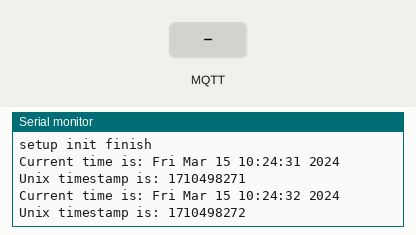
Simulated run of this program. Board: ESP32. Parts: the last lines printed to the serial monitor. The inputs (shaded band) are chosen by the test bench. WiFi joins after 1.5 s; servers stay silent unless stated; uploads are accepted with an empty reply; the local clock reads 2024-03-15 10:24:30 at power-on unless the program sets it; no MQTT or app messages arrive unless stated; the camera gives no picture.

Above: at 3.0 s.
3.1 s: MQTT message "1" arrives on the first subscribed topic
At 5.1 s:
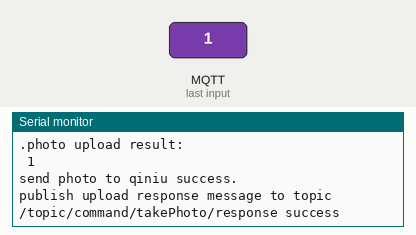
5.3 s: MQTT message "0" arrives on the first subscribed topic
At 5.56 s:
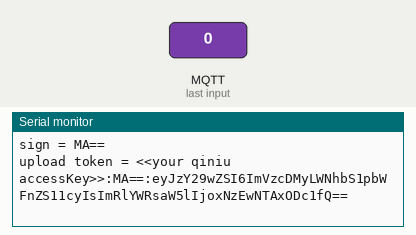
6.8 s: MQTT message "on" arrives on the first subscribed topic
At 7.26 s:
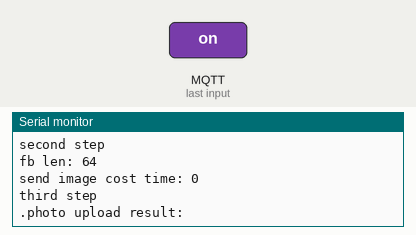
8.3 s: MQTT message "off" arrives on the first subscribed topic
At 9.51 s:
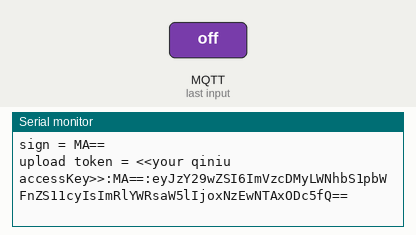
10.7 s: MQTT message "2" arrives on the first subscribed topic
At 10.99 s:
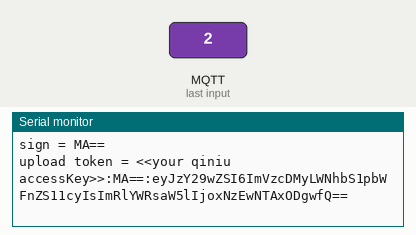
12.2 s: MQTT message "1" arrives on the first subscribed topic
At 12.47 s:
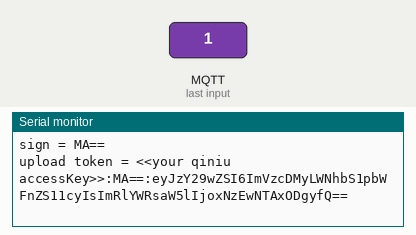
Timing chart, 0 to 14.7 s (numbered marks = the images above; inputs shaded):
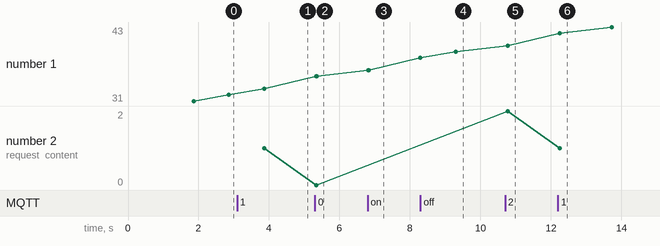

Measured:
- after the input at 3.1 s, the serial monitor: prints a new line after 0.77 s (image 1)
- after the input at 5.3 s, the serial monitor: prints a new line at once (image 2)
- after the input at 6.8 s, the serial monitor: prints a new line at once (image 3)
- after the input at 8.3 s, the serial monitor: prints a new line after 1.0 s (image 4)
- after the input at 10.7 s, the serial monitor: prints a new line after 0.07 s (image 5)
- after the input at 12.2 s, the serial monitor: prints a new line after 0.05 s (image 6)
- plotted number 1: 35 → 38 after the input at 6.8 s
- plotted number 2: 0 → 2 after the input at 10.7 s

The program:

main.cpp
```cpp
#include <Arduino.h>
#include "WiFi.h"
#include <PubSubClient.h>
#include <WiFiClient.h>
#include <WiFiMulti.h>

#include <base64.h>
//hmac_sha1.c
#include <aaaa.h>
#include <qiniu_user_info.h>
#include <wifi_access_info.h>
#include <mqtt_user_info.h>

#include "soc/soc.h"
#include "esp_camera.h"

#define PWDN_GPIO_NUM     32
#define RESET_GPIO_NUM    -1
#define XCLK_GPIO_NUM      0
#define SIOD_GPIO_NUM     26
#define SIOC_GPIO_NUM     27

#define Y9_GPIO_NUM       35
#define Y8_GPIO_NUM       34
#define Y7_GPIO_NUM       39
#define Y6_GPIO_NUM       36
#define Y5_GPIO_NUM       21
#define Y4_GPIO_NUM       19
#define Y3_GPIO_NUM       18
#define Y2_GPIO_NUM        5
#define VSYNC_GPIO_NUM    25
#define HREF_GPIO_NUM     23
#define PCLK_GPIO_NUM     22

WiFiMulti wifiMulti;
WiFiUDP ntpUDP; // 创建一个WIFI UDP连接
WiFiClient wiFiClient;

char lastToken[256];
String uploadResponseStr;

void callback(char *topic, byte *payload, unsigned int length);

bool sendPhoto2(long unixTimestamp);

void generate_token(long unixTimestamp);

void initMqtt();

void syncUnixTimestamp();

long getUnixTimestamp();

PubSubClient pubSubClient("183.230.40.39", 6002, callback, wiFiClient);

void callback(char *topic, byte *payload, unsigned int length) {
    String payloadStr;
    for (int i = 0; i < length; ++i) {
        payloadStr += (char) payload[i];
    }
    Serial.printf("topic = [%s] content = [%s] length = [%d]\n", topic, payloadStr.c_str(), length);
    if (strcmp(topic, "/topic/command/takePhoto/request") == 0) {
        long expiredTime = getUnixTimestamp() + 3600;
        generate_token(expiredTime);
        bool ret = sendPhoto2(expiredTime);
        if (ret) {
            Serial.println("send photo to qiniu success.");
            if (!pubSubClient.connected()) {
                Serial.println("callback mqtt server is disconnected, reconnect ,send response");
                initMqtt();
            }
            bool rett = pubSubClient.publish("/topic/command/takePhoto/response", uploadResponseStr.c_str());
            if (rett) {
                Serial.println("publish upload response message to topic /topic/command/takePhoto/response success");
            } else {
                Serial.println("publish upload response message to topic /topic/command/takePhoto/response failed");
            }
        } else {
            Serial.println("upload photo to qiniu failed.");
        }
    }
}

bool sendPhoto2(long unixTimestamp) {
//    const char *host = "up-z2.qiniup.com";//华南-广东
    const char *host = "up-na0.qiniup.com";//北美-洛杉矶
    const char *path = "/";
    uint16_t port = 80;

    String getAll;
    String getBody;

    camera_fb_t *fb = NULL;
    fb = esp_camera_fb_get();
    if (!fb) {
        esp_camera_fb_return(fb);
        Serial.println("Camera capture failed");
        return false;
    }

    if (!wiFiClient.connect(host, port)) {
        Serial.println("Connection qiniu upload server failed!");
        return false;
    } else {
        Serial.println("Connection successful!" + String("enid"));
        String bound = "boundry";
        String imageFileName = "image_" + String(unixTimestamp) + ".jpg";
        String form_data =
                "--" + bound + "\r\nContent-Disposition: form-data; name=\"key\"" + "\r\n\r\n" + imageFileName + "\r\n";
        form_data +=
                "--" + bound + "\r\nContent-Disposition: form-data; name=\"token\"" + "\r\n\r\n" + String(lastToken) +
                "\r\n";
        String image_head = "--" + bound +
                            "\r\nContent-Disposition: form-data; name=\"file\";filename=\"" + imageFileName +
                            "\"\r\nContent-Type: image/jpeg\r\n\r\n";
        String image_tail = "\r\n--" + bound + "--\r\n";

        // content length
        uint32_t contentLength = form_data.length() + image_head.length() + fb->len + image_tail.length();

        // 发送post请求头
        Serial.println("first step");
        wiFiClient.println("POST " + String(path) + " HTTP/1.1");
        wiFiClient.println("Cache-Control: no-cache");
        wiFiClient.println("Content-Type: multipart/form-data; boundary=" + bound);
        wiFiClient.println("Host: " + String(host));
        wiFiClient.println("Content-Length: " + String(contentLength));
        wiFiClient.println();

        //发送post请求体-表单文本
        char charBufKey[form_data.length() + 1];
        form_data.toCharArray(charBufKey, form_data.length() + 1);
        wiFiClient.write(charBufKey);

        //发送post请求体-表单文件
        Serial.println("second step");
        wiFiClient.print(image_head);
        uint8_t *fbBuf = fb->buf;
        size_t fbLen = fb->len;
        Serial.println("fb len: " + String(fbLen));
        long start = millis();
        wiFiClient.write(fbBuf, fbLen);
        Serial.println("send image cost time: " + String(millis() - start));
        wiFiClient.print(image_tail);

        esp_camera_fb_return(fb);

        int timoutTimer = 10000;
        long startTimer = millis();
        boolean state = false;

        Serial.println("third step");
        while ((startTimer + timoutTimer) > millis()) {
            Serial.print(".");
            delay(100);
            while (wiFiClient.available()) {
                char c = wiFiClient.read();
                if (c == '\n') {
                    if (getAll.length() == 0) {
                        state = true;
                    }
                    getAll = "";
                } else if (c != '\r') {
                    getAll += String(c);
                }
                if (state == true) {
                    getBody += String(c);
                }
                startTimer = millis();
            }
            if (getBody.length() > 0) {
                break;
            }
        }
        Serial.println("photo upload result: " + getBody + " " + getBody.length());

        const char *aaaa = getBody.c_str();
        for (int i = 0; i < getBody.length(); ++i) {
            uploadResponseStr += aaaa[i];
        }
        return true;
    }
}

void generate_token(long unixTimestamp) {
    String buket = "esp32-cam-image-us";
    String upload_param = "{\"scope\":\"" + buket + "\",\"deadline\":" + String(unixTimestamp) + "}";
    Serial.printf("%s\n", ".");
    Serial.printf("upload_param: %s\n", upload_param.c_str());

    String param_base64_result = base64::encode(upload_param);
    Serial.printf("base64 = %s\n", param_base64_result.c_str());

    const char *k = secretKey.c_str();
    const char *d = param_base64_result.c_str();

    unsigned char *key = (unsigned char *) k;
    unsigned char *dd = (unsigned char *) d;

    int key_length = strlen(k);
    int data_length = strlen(d);

    unsigned char out[160] = {0};

    hmac_sha1(key, key_length, dd, data_length, out);

    String strrrr(out, strlen(reinterpret_cast<const char *>(out)));
    String sign_result_base64_result = base64::encode(strrrr);
    sign_result_base64_result.replace("+", "-");
    sign_result_base64_result.replace("/", "_");

    //sign的结果可能不正确
    //如：
    // {"scope":"esp32-cam-image","deadline":1687256035}
    // eyJzY29wZSI6ImVzcDMyLWNhbS1pbWFnZSIsImRlYWRsaW5lIjoxNjg3MjU2MDM1fQ==
    // -->
    // 3HZNPK-FlkY
    // -->
    // oE6xigv1Yh9ioaeiEicw_WTFX3Dg4DldmIGvN--c:3HZNPK-FlkY=:eyJzY29wZSI6ImVzcDMyLWNhbS1pbWFnZSIsImRlYWRsaW5lIjoxNjg3MjU2MDM1fQ==
    Serial.printf("sign = %s\n", sign_result_base64_result.c_str());

    String token = accessKey + ":" + sign_result_base64_result + ":" + param_base64_result;
    Serial.printf("upload token = %s\n", token.c_str());

    for (int i = 0; i < strlen(lastToken); i++) {
        lastToken[i] = 0;
    }
    strcpy(lastToken, token.c_str());
}

void init_camera() {
    camera_config_t config;
    config.ledc_channel = LEDC_CHANNEL_0;
    config.ledc_timer = LEDC_TIMER_0;
    config.pin_d0 = Y2_GPIO_NUM;
    config.pin_d1 = Y3_GPIO_NUM;
    config.pin_d2 = Y4_GPIO_NUM;
    config.pin_d3 = Y5_GPIO_NUM;
    config.pin_d4 = Y6_GPIO_NUM;
    config.pin_d5 = Y7_GPIO_NUM;
    config.pin_d6 = Y8_GPIO_NUM;
    config.pin_d7 = Y9_GPIO_NUM;
    config.pin_xclk = XCLK_GPIO_NUM;
    config.pin_pclk = PCLK_GPIO_NUM;
    config.pin_vsync = VSYNC_GPIO_NUM;
    config.pin_href = HREF_GPIO_NUM;
    config.pin_sscb_sda = SIOD_GPIO_NUM;
    config.pin_sscb_scl = SIOC_GPIO_NUM;
    config.pin_pwdn = PWDN_GPIO_NUM;
    config.pin_reset = RESET_GPIO_NUM;
    config.xclk_freq_hz = 20000000;
    config.pixel_format = PIXFORMAT_JPEG;

    config.frame_size = FRAMESIZE_SVGA;// 800x600
//    config.frame_size = FRAMESIZE_UXGA;// 1600x1200
    config.jpeg_quality = 10;
    config.fb_count = 2;

    // camera init
    esp_err_t err = esp_camera_init(&config);
    if (err != ESP_OK) {
        Serial.printf("Camera init failed with error 0x%x", err);
    }
}

void initMqtt() {
    String clientId = MQTT_CLIENTID;
    String user = MQTT_USER;
    String pass = MQTT_PASS;

    bool ret = pubSubClient.connect(clientId.c_str(), user.c_str(), pass.c_str());
    if (ret) {
        Serial.println("connect to mqtt server success");
        pubSubClient.subscribe("/topic/command/takePhoto/request");
    } else {
        Serial.println("connect to mqtt server failed");
    }
}

void syncUnixTimestamp() {
    Serial.println("Start Time synced");
    // Beijing: UTC +8  -- 获取东八区时间(默认以英国格林威治天文台所在地的本初子午线为基准线的)
    const long utcOffsetInSeconds = 28800;
    const char *ntpServer = "ntp1.aliyun.com";
    //获取时间
    configTime(utcOffsetInSeconds, 0, ntpServer);
    while (true) {
        time_t now = time(nullptr);
        long unixTimestamp = static_cast<long>(now);  //获取unix时间戳
        //Current time is: Tue Jul 11 11:52:07 2023
        if (unixTimestamp >= 1689047527) {
            break;
        }
//        Serial.printf("Unix timestamp is: %ld\n",unixTimestamp);

        delay(1000);
        Serial.print(".");
    }
    Serial.println("Time synced successfully");
}

long getUnixTimestamp() {
    long unixTimestamp = 0;
    time_t now = time(nullptr);

    //Current time is: Tue Jul 11 11:24:39 2023
    Serial.print("Current time is: ");
    Serial.println(ctime(&now));  //打印时间

    // Convert current time to Unix timestamp
    unixTimestamp = static_cast<long>(now);  //获取unix时间戳

    //Unix timestamp is: 1689045879
    Serial.print("Unix timestamp is: ");
    Serial.println(unixTimestamp);
    return unixTimestamp;
}

void setup() {
    Serial.begin(115200);

    WiFi.mode(WIFI_MODE_STA);
    wifiMulti.addAP(ssid_from_AP_1.c_str(), your_password_for_AP_1.c_str());
    wifiMulti.addAP(ssid_from_AP_2.c_str(), your_password_for_AP_2.c_str());
    wifiMulti.addAP(ssid_from_AP_3.c_str(), your_password_for_AP_3.c_str());

    Serial.println("Connecting WiFi ...");
    while (wifiMulti.run() != WL_CONNECTED) {
        Serial.println(".");
        delay(1000);
    }
    Serial.println("");
    Serial.println("WiFi connected");
    Serial.println("IP address: ");
    Serial.println(WiFi.localIP());
    Serial.println("WiFi connected to ssid: ");
    Serial.println(WiFi.SSID());

    //同步时间戳
    syncUnixTimestamp();

    init_camera();

    initMqtt();

    Serial.println("setup init finish");
}

void loop() {
    getUnixTimestamp();
    if (wifiMulti.run() != WL_CONNECTED) {
        ESP.restart();
        return;
    }
    if (!pubSubClient.connected()) {
        Serial.println("loop mqtt disconnect ,reconnect ...");
        initMqtt();
    }

    pubSubClient.loop();
    delay(1000);
}
```

aaaa.h
```cpp
//
// Created by lWX981510 on 2023/6/19 0019.
//

#ifndef NTP_CLIENT_DEMO_AAAA_H
#define NTP_CLIENT_DEMO_AAAA_H


void hmac_sha1(
        unsigned char *key,
        int key_length,
        unsigned char *data,
        int data_length,
        unsigned char *digest
);


#endif //NTP_CLIENT_DEMO_AAAA_H
```

mqtt_user_info.h
```cpp
//
// Created by admin on 2023/6/28.
//

#ifndef ESP32_CAM_REMOTE_TAKE_PHOTO_MQTT_USER_INFO_H
#define ESP32_CAM_REMOTE_TAKE_PHOTO_MQTT_USER_INFO_H

String MQTT_CLIENTID = "<<your client id>>";
String MQTT_USER = "<<your username>>";
String MQTT_PASS = "<<your password>>";

#endif //ESP32_CAM_REMOTE_TAKE_PHOTO_MQTT_USER_INFO_H
```

qiniu_user_info.h
```cpp
//
// Created by admin on 2023/6/27.
//

#ifndef NTP_CLIENT_DEMO_QINIU_USER_INFO_H
#define NTP_CLIENT_DEMO_QINIU_USER_INFO_H

#include <Arduino.h>

String accessKey = "<<your qiniu accessKey>>";
String secretKey = "<<your qiniu secretKey>>";

#endif //NTP_CLIENT_DEMO_QINIU_USER_INFO_H
```

wifi_access_info.h
```cpp
//
// Created by admin on 2023/6/27.
//

#ifndef NTP_CLIENT_DEMO_WIFI_ACCESS_INFO_H
#define NTP_CLIENT_DEMO_WIFI_ACCESS_INFO_H

#include <Arduino.h>

String ssid_from_AP_1 = "ssid_from_AP_1";
String your_password_for_AP_1 = "your_password_for_AP_1";

String ssid_from_AP_2 = "ssid_from_AP_2";
String your_password_for_AP_2 = "your_password_for_AP_2";

String ssid_from_AP_3 = "ssid_from_AP_3";
String your_password_for_AP_3 = "your_password_for_AP_3";

#endif //NTP_CLIENT_DEMO_WIFI_ACCESS_INFO_H
```

Source omitted: aaaa.cpp (24368 bytes)
